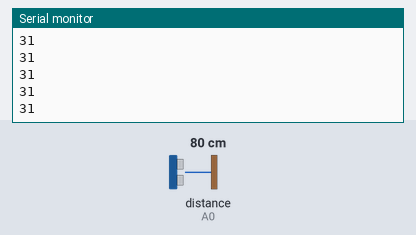
Bench run of a sketch on a simulated Arduino Uno, built with avr-gcc and run on an emulated ATmega328P. Parts: the last lines printed to the serial monitor. The test bench sets the inputs (shaded band); at power-on: distance to the obstacle (sensor on A0) 80 cm.

Above: at 1.2 s.
1.3 s: distance to the obstacle (sensor on A0) set to 2 cm
At 2.4 s:
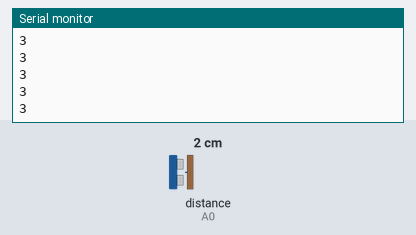
2.8 s: distance to the obstacle (sensor on A0) set to 4 cm
At 3.8 s:
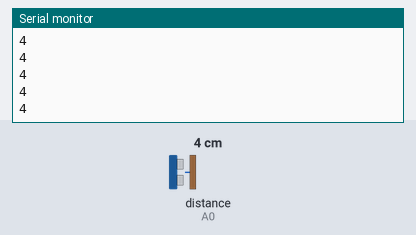
Timing chart, 0 to 5.8 s (numbered marks = the images above; inputs shaded):
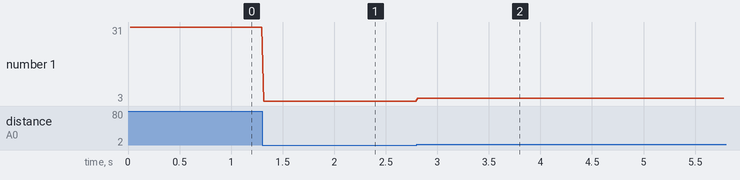

The sketch:

SharpWithLIB.ino
```cpp
//Link da biblioteca usada: https://github.com/qub1750ul/Arduino_SharpIR

#include <SharpIR.h>

SharpIR sensor( SharpIR::GP2Y0A41SK0F, A0 );

void setup() {
  Serial.begin(9600);
}

void loop() {
  int distanciaAtual = sensor.getDistance();

  Serial.println(distanciaAtual);
}
```

Measured:
- after the input at 1.3 s, the serial monitor: prints a new line at once (image 1)
- after the input at 2.8 s, the serial monitor: prints a new line at once (image 2)
- plotted number 1: 31 → 3 after the input at 1.3 s, 3 → 4 after the input at 2.8 s
